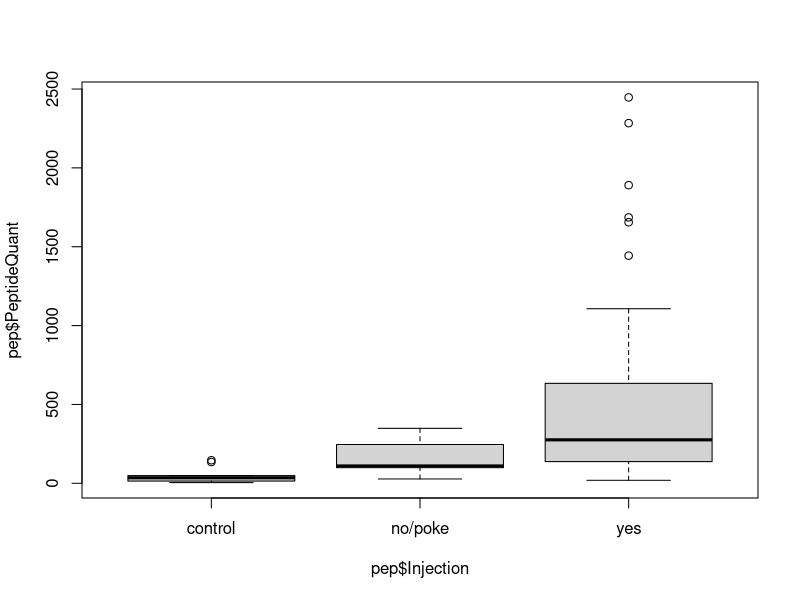
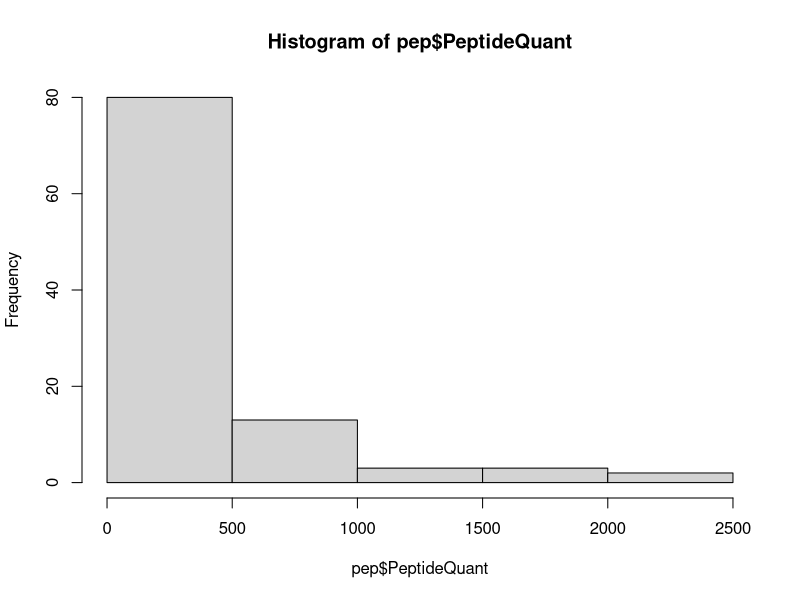
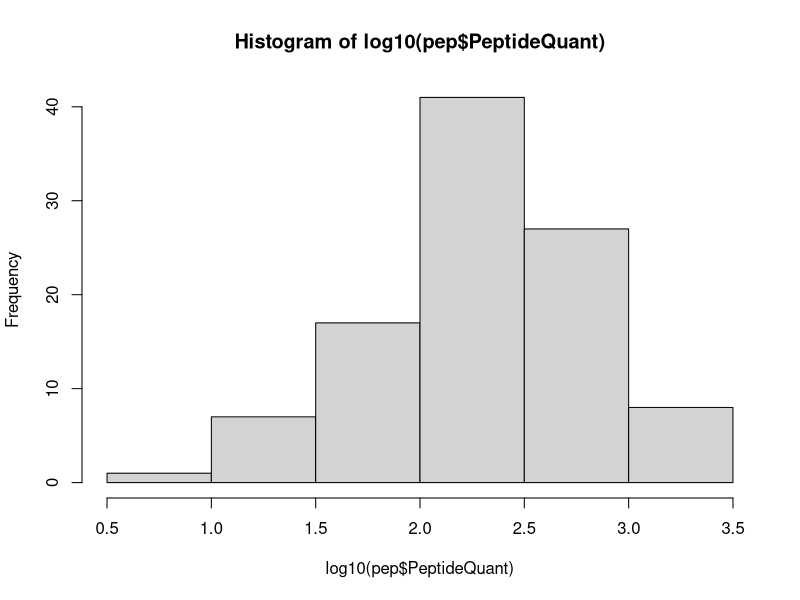
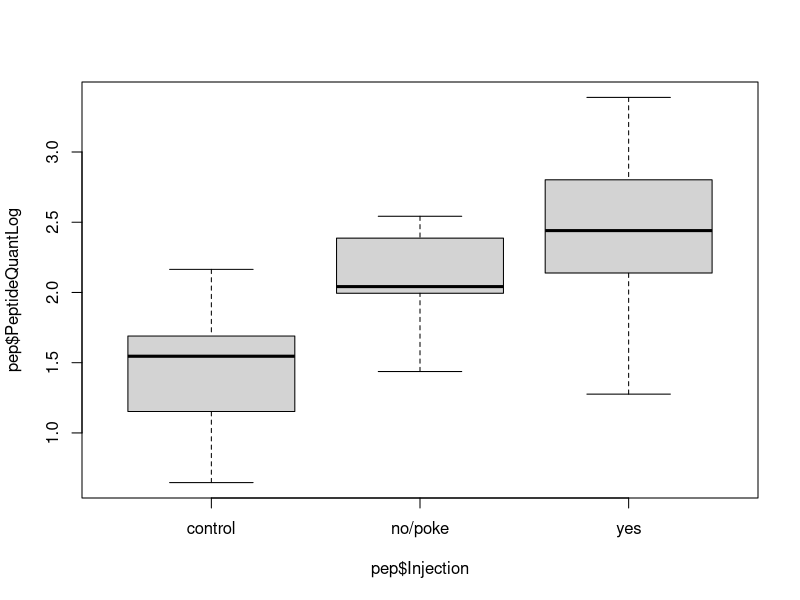
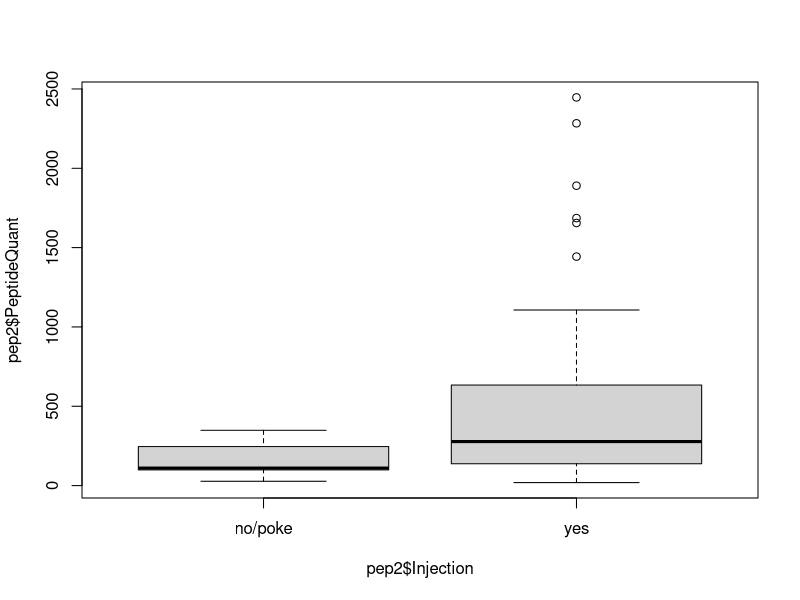
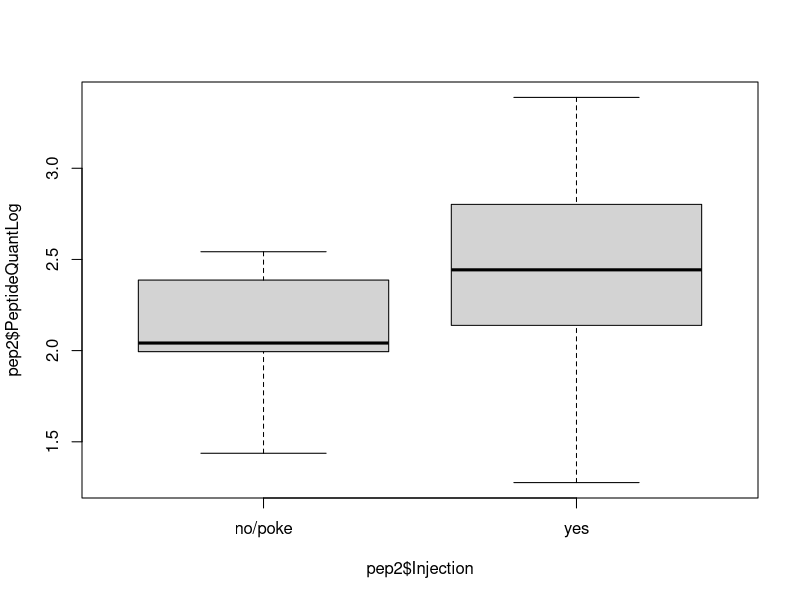
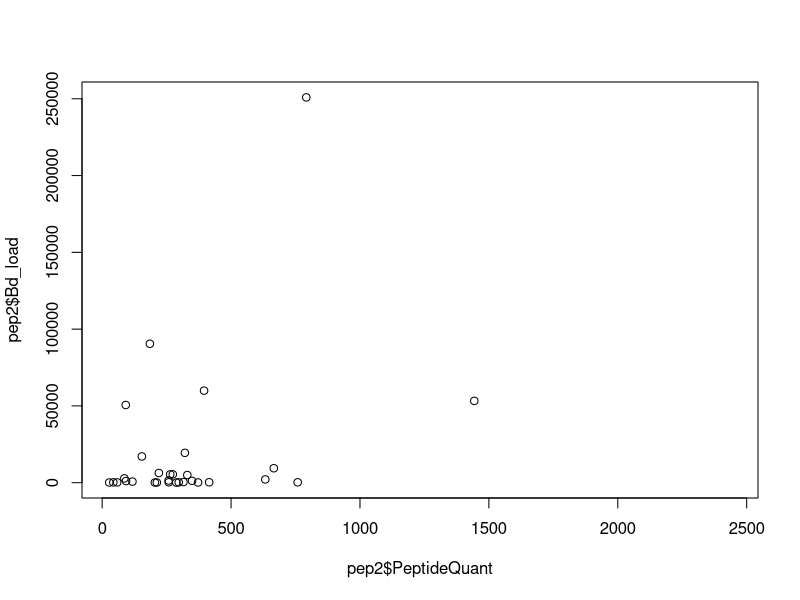
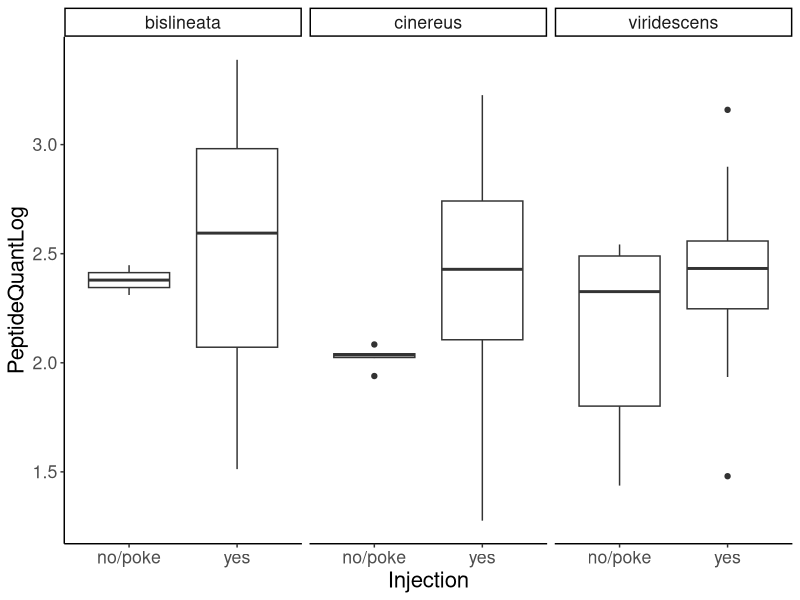

Recreate these plots in R, in order.
## ---- chunk 1
knitr::opts_chunk$set(echo = TRUE)
## ---- chunk 2

setwd("/Users/Carly/OneDrive - Smithsonian Institution/Salamanders2020/")

## THere was an error in the prior peptide quantification sheet (Randall), now the one that says final (Peptide_quantification-FINAL) is correct. The quant from microBCA assay needs to be divided by 1.5 (as 1.5 ml was in that aliquot) and then multiplied by 20 (as 20 ml was the amount eluted in total). This has been corrected in the metadata file feb072022 with PeptideQuant verified.

metaS <- read.csv("Salamanders_metadata_final_2020_feb072022.csv", header = T, row.names = 1)


pep<-subset(metaS,DATASET_PEPTIDES == "PEPTIDES")

str(pep)


## ---- chunk 3

library(plyr)
pepSpp <- ddply(pep, .(Species, Site, Locality, Bd), summarize, sample_size=length(Species))

pepSpp

#write.csv(pepSpp, "SampleSizeSppSiteBd.csv")

pepSpp2 <- ddply(pep, .(Species, Site, Locality, Injection), summarize, sample_size=length(Species))

pepSpp2

tissue<-subset(metaS, Tissue == "yes")

metaS$Tissue

Transc <- ddply(tissue, .(Species, Site, Locality, Bd, Injection), summarize, sample_size=length(Species))

Transc

## ---- chunk 4
pep$Injection <- as.factor(pep$Injection)

## More peptides than just peptides in control bags and during peptide harvest? ####

boxplot(pep$PeptideQuant ~ pep$Injection)


mean(subset(pep, Injection == "no/poke")$PeptideQuant)
# standard error
sd((subset(pep, Injection == "no/poke")$PeptideQuant)/sqrt(15))

104.3238/sqrt(15)                                                         



mean(subset(pep, Injection == "yes")$PeptideQuant)
sd(subset(pep, Injection == "yes")$PeptideQuant)
sd(subset(pep, Injection == "yes")$PeptideQuant)/sqrt(76)


mean(subset(pep, Injection == "control")$PeptideQuant)
sd(subset(pep, Injection == "control")$PeptideQuant)/sqrt(10)

480/180

## Distribution is skewed, correct with log transformation

hist(pep$PeptideQuant)
hist(log10(pep$PeptideQuant))

pep$PeptideQuantLog <- log10(pep$PeptideQuant) # best fit

shapiro.test(pep$PeptideQuantLog)
library(car)
leveneTest(pep$PeptideQuantLog~pep$Injection)

## normal distribution, similar variances

mc <- aov(PeptideQuantLog ~ Injection, data = pep)

summary(mc)

TukeyHSD(mc)

## massage method higher than peptide quants of controls
## acetycholine injections most effective, higher than massage(poke)
## salamanders < 2 g = 50 ul per gram body weight of 0.05 M acetylcholine
## salamanders > 2 g = 25 ul per gram body weight of 0.1 M acetylcholine
## done to make sure you don't inject more than 100 ul into body (based on recommendations from Dr. Rollins-Smith)

boxplot(pep$PeptideQuantLog ~ pep$Injection)

## ---- chunk 5

## More peptides with injection, species dependent? ####

## subset to only true biological samples
pep2 <- subset(pep, Peptide_Harvest == "yes")

mean(pep2$PeptideQuant)

levels(pep2$Injection)

pep2 <- droplevels(pep2)

boxplot(pep2$PeptideQuant ~ pep2$Injection)

boxplot(pep2$PeptideQuantLog ~ pep2$Injection)

summary(lm(pep2$PeptideQuantLog ~ pep2$Injection))

plot(pep2$Bd_load ~ pep2$PeptideQuant)

library(ggplot2)


ggplot(data = pep2, aes(y=PeptideQuantLog, x =Injection))+geom_boxplot()+theme_bw()+
  theme_classic()+theme(text=element_text(size = 16)) + facet_wrap(~Species)

shapiro.test(pep2$PeptideQuantLog)
library(car)
leveneTest(pep2$PeptideQuantLog~pep2$Injection)
leveneTest(pep2$PeptideQuantLog~pep2$Species)

m1 <- aov(PeptideQuantLog ~ Injection*Species, data = pep2)

summary(m1)
TukeyHSD(m1)

## Acetylcholine injections increase peptide yields, regardless of species

library(ggplot2)
ggplot(data = pep2, aes(y=PeptideQuantLog, x =Injection))+geom_boxplot()+theme_bw()+
  theme_classic()+theme(text=element_text(size = 16))+ ylab("log10(Peptide (ug))")

ggplot(data = pep2, aes(y=PeptideQuant, x =Injection))+geom_boxplot()+theme_bw()+
  theme_classic()+theme(text=element_text(size = 16))+ ylab("Peptide (ug)")+ facet_wrap(~Species)
library(plyr)

pep2$InjSpecies <- paste(pep2$Injection, pep2$Species)

sum_data <- ddply(pep2, c("Injection"), summarise,
               N    = length(PeptideQuant),
               mean = mean(PeptideQuant),
               median = median(PeptideQuant),
               sd   = sd(PeptideQuant),
               se   = sd / sqrt(N))

sum_data2 <- ddply(pep2, c("InjSpecies"), summarise,
               N    = length(PeptideQuant),
               mean = mean(PeptideQuant),
               median = median(PeptideQuant),
               sd   = sd(PeptideQuant),
               se   = sd / sqrt(N))

sum_data2

p <- ggplot(sum_data, aes(x=Injection, y=log10(mean))) +  geom_bar(position=position_dodge(), stat="identity", color = "black") +
    geom_errorbar(aes(ymin=log10(mean-se), ymax=log10(mean+se)),
                  width=.2,                    # Width of the error bars
                  position=position_dodge(.9)) +
    xlab("Stimulation method") +
    ylab("Mean peptides (ug)") +
    theme_bw() + theme_classic()+ 
  theme(text = element_text(size = 16))

p

## PUBLICATION FIGURE, then editted in powerpoint


## PUBLICATION FIGURE, then editted in powerpoint
p <- ggplot(sum_data2, aes(x=InjSpecies, y=log10(mean))) +  geom_bar(position=position_dodge(), stat="identity", color = "black", width = 0.7, fill = c("gray90", "gray60", "gray40", "gray90", "gray60", "gray40")) +
    geom_errorbar(aes(ymin=log10(mean-se), ymax=log10(mean+se)),
                  width=.2,                    # Width of the error bars
                  position=position_dodge(.9)) +
    xlab("") +
    ylab("log10(mean total peptides (ug))") +
    theme_bw() + theme_classic()+ 
  theme(text = element_text(size = 18))

p

p <- ggplot(sum_data2, aes(x=InjSpecies, y=log10(mean))) +  geom_bar(position=position_dodge(), stat="identity", color = "black", width = 0.5, fill = c("lightcyan2","palegreen2", "dodgerblue3", "lightcyan3", "palegreen3", "#0072B2")) +
    geom_errorbar(aes(ymin=log10(mean-se), ymax=log10(mean+se)),
                  width=.1,                    # Width of the error bars
                  position=position_dodge(.9)) +
    xlab("") +
    ylab("log10(mean total peptides (ug))") +
    theme_bw() + theme_classic()+ 
  theme(text = element_text(size = 18))

p


ggplot(sum_data2, aes(x=InjSpecies, y=mean)) +  geom_bar(position=position_dodge(), stat="identity", color = "black", width = 0.3) +
    geom_errorbar(aes(ymin=mean-sd, ymax=mean+sd),
                  width=.2,                    # Width of the error bars
                  position=position_dodge(.9)) +
    xlab("Stimulation method") +
    ylab("Mean peptides (ug)") +
    theme_bw() + theme_classic()+ 
  theme(text = element_text(size = 16))


